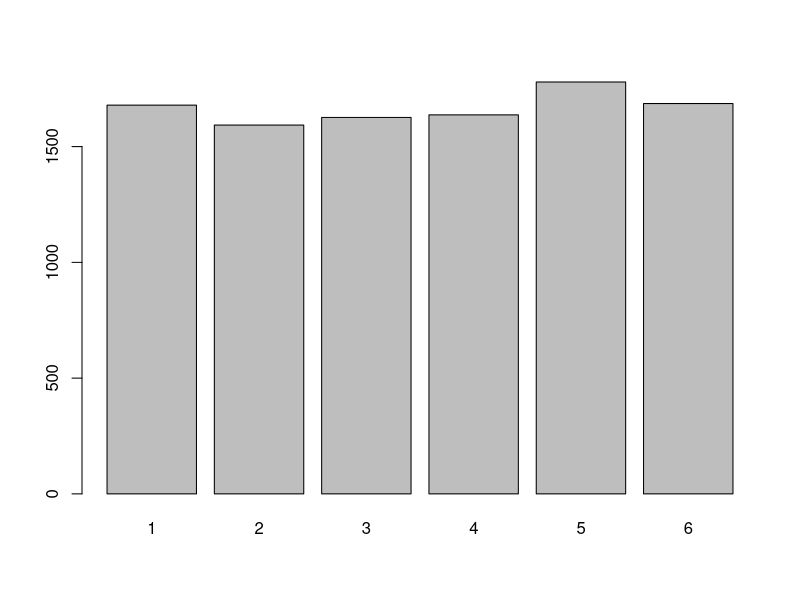
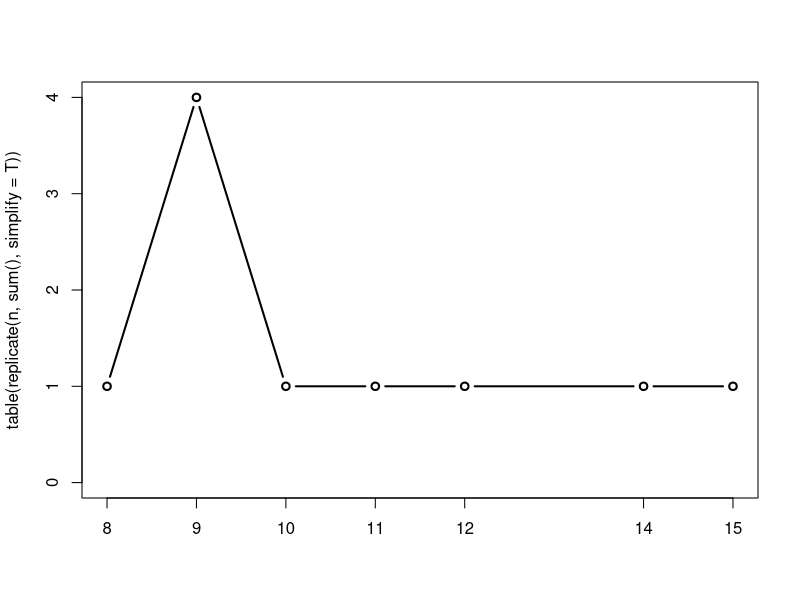
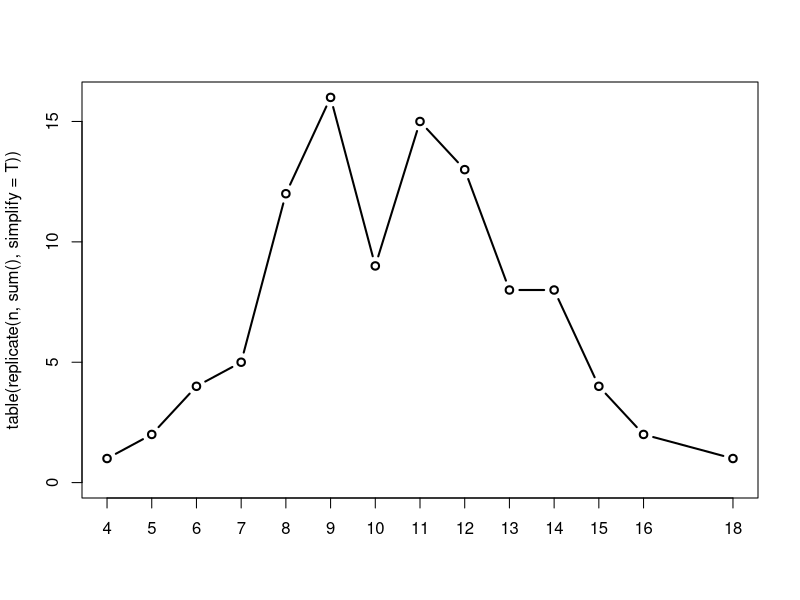
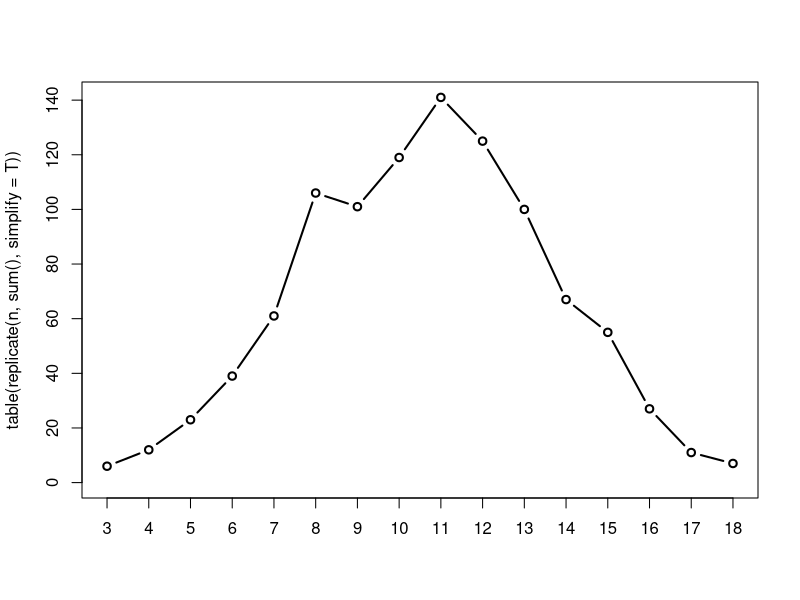
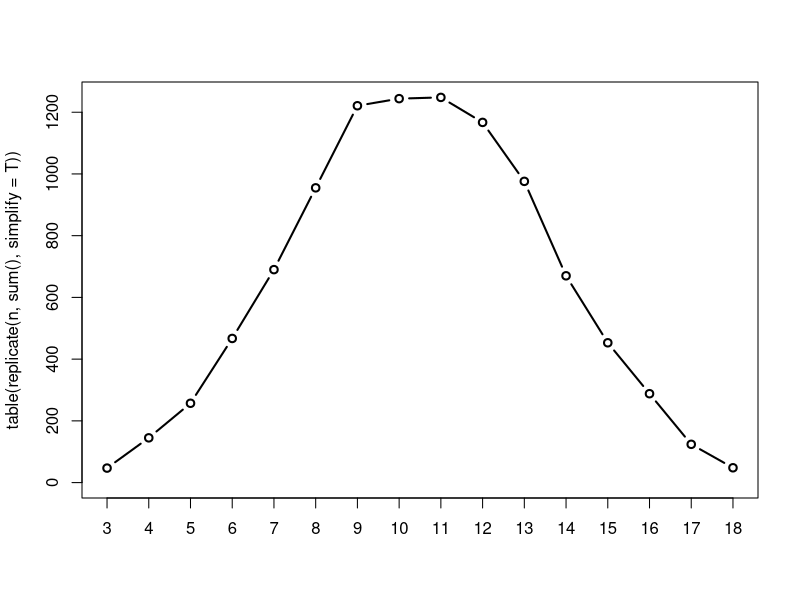

Recreate these plots in R, in order.
## ---- chunk 1
dice = seq(1, 6)
barplot(table(sample(dice, 10000, replace = T)))
## ---- chunk 2
dice = seq(1, 6)
sum <- function() {
  sample(dice, 1) + sample(dice, 1) + sample(dice, 1)
}
generate_plot <- function(n) {
  plot(type="b", table(replicate(n, sum(), simplify = T)))
}
## ---- chunk 3
generate_plot(10)
## ---- chunk 4
generate_plot(100)
## ---- chunk 5
generate_plot(1000)
## ---- chunk 6
generate_plot(10000)
